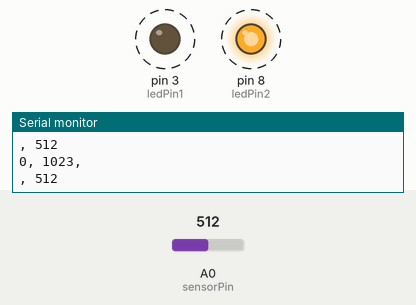
A sketch run on a simulated Arduino Uno, built with avr-gcc and run on an emulated ATmega328P. On the bench: output pins drawn as LEDs (lit = HIGH), the last lines printed to the serial monitor. Dashed ring = blinking. The test bench sets the inputs (shaded band); at power-on: A0 (sensorPin) = 512.

Above: at 0.93 s.
1.3 s: A0 (sensorPin) set to 224
4.3 s: A0 (sensorPin) set to 198
At 5.3 s:
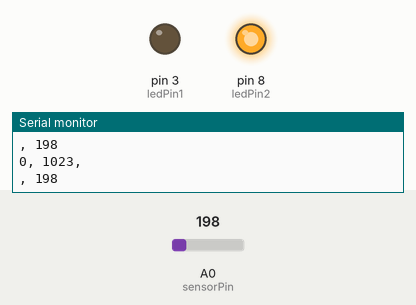
5.8 s: A0 (sensorPin) set to 306
At 7.16 s:
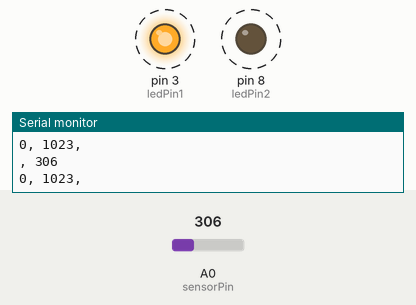
8.8 s: A0 (sensorPin) set to 122
At 8.8 s:
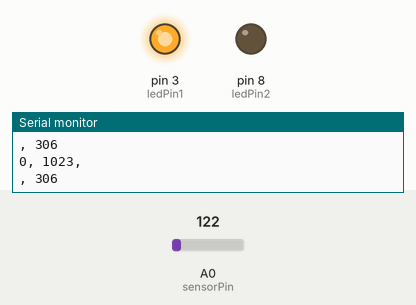
Timing chart, 0 to 11.3 s (numbered marks = the images above; inputs shaded):
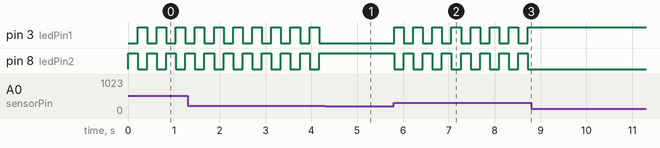

Measured:
- the behaviour switches between 211 and 210 on A0 (sensorPin) (found by bisection; images 0 and 1)
- after the input at 4.3 s, pin 3 (ledPin1): stops changing and stays LOW; pin 8 (ledPin2): stops changing and stays HIGH
- after the input at 5.8 s, pin 3 (ledPin1), pin 8 (ledPin2): alternates HIGH for 0.21 s and LOW for 0.21 s, starting at once
- after the input at 8.8 s, pin 3 (ledPin1): stops changing and stays HIGH; pin 8 (ledPin2): stops changing and stays LOW
- by itself, pin 3 (ledPin1), pin 8 (ledPin2): alternates HIGH for 0.21 s and LOW for 0.21 s

The sketch:

L4_eksempel_klapp.ino
```cpp
const int sensorPin = A0;

const int triggerval = 210;
const int timeLim = 200;

const int ledPin1 = 3;
const int ledPin2 = 8;

uint32_t lastTime;

void setup() {
  Serial.begin(115200);
  pinMode(sensorPin, INPUT);
  pinMode(ledPin1, OUTPUT);
  pinMode(ledPin2, OUTPUT);
  lastTime = millis();
}

void loop() {
  static int ledVal = 0;
  int sensorVal = analogRead(sensorPin);
  Serial.print("0, 1023, \n");
  Serial.print(", ");
  Serial.println(sensorVal);
  if(sensorVal > triggerval && (millis()-lastTime)>timeLim){
    ledVal = !ledVal;
    lastTime = millis();
  }
  digitalWrite(ledPin1, ledVal);
  digitalWrite(ledPin2, !ledVal);
  delay(10);
}
```
